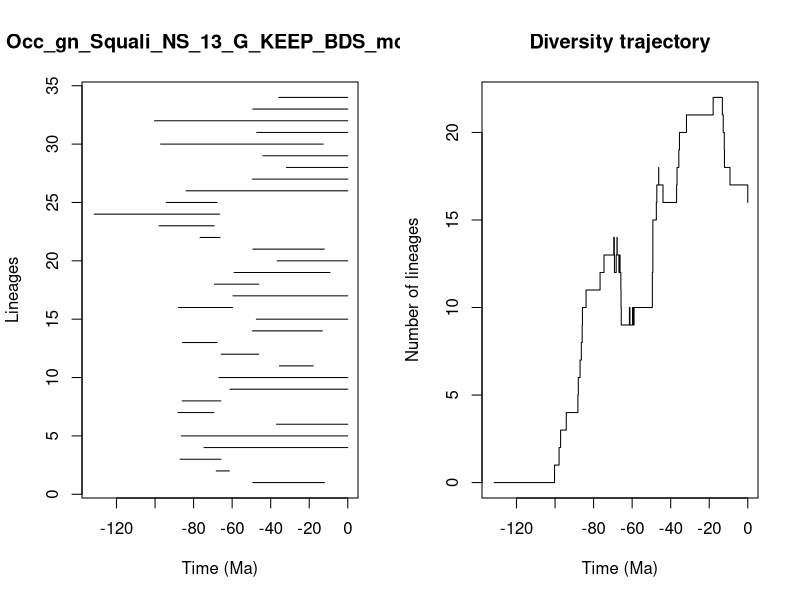

Reproduce this figure in R.


pdf(file='../Results/Genus_NS/5_MA_bins_EP/pyrate_mcmc_logs/Occ_gn_Squali_NS_13_G_KEEP_BDS_mcmc_LTT.pdf',width=0.6*20, height=0.6*10)
title = "Occ_gn_Squali_NS_13_G_KEEP_BDS_mcmc"
ts=c(49.24120054910766, 68.26539071100366,87.01197330956967,74.611101494457,86.37146869653108,36.945269630662885,88.13791023176286,85.9334880718889,61.13752694037147,66.84510855109482,35.45231616120689,65.641734836796,85.79146249411339,49.50510674660609,47.44370943545126,87.93093794922456,59.555978799573644,69.16988546528181,58.99525300802115,36.69728354344166,49.255258695373826,76.63638094254287,97.90946844394622,131.5922199368667,94.18476429779079,83.90188818963323,49.5104662329969,31.806837209741474,43.98818277222771,97.10714356867649,47.19464839793941,100.26367500541315,49.264761529719,35.781036888502605)
te=c(12.106141229818691, 61.41878761003059,65.76807842653692,0.0,0.0,0.0,69.52494481986047,65.85493992932291,0.0,0.0,17.966319345909362,46.20110071400251,67.86849501949825,13.181456691556276,0.0,59.79639824849778,0.0,46.221612475085486,9.225327316249082,0.0,12.191814882879763,66.27081232606676,69.23878791931355,66.48637290552237,67.75875301619418,0.0,0.0,0.0,0.0,12.737748463616104,0.0,0.0,0.0,0.0)
div_traj=c(0, 1,2,3,4,5,6,7,8,9,10,11,12,13,14,13,12,13,14,13,12,13,12,11,10,9,10,9,10,9,10,11,12,13,14,15,16,17,18,17,16,17,18,19,20,21,22,21,20,19,18,17,16)
time_events=c(131.5922199368667, 100.26367500541315,97.90946844394622,97.10714356867649,94.18476429779079,88.13791023176286,87.93093794922456,87.01197330956967,86.37146869653108,85.9334880718889,85.79146249411339,83.90188818963323,76.63638094254287,74.611101494457,69.52494481986047,69.23878791931355,69.16988546528181,68.26539071100366,67.86849501949825,67.75875301619418,66.84510855109482,66.48637290552237,66.27081232606676,65.85493992932291,65.76807842653692,65.641734836796,61.41878761003059,61.13752694037147,59.79639824849778,59.555978799573644,58.99525300802115,49.5104662329969,49.50510674660609,49.264761529719,49.255258695373826,49.24120054910766,47.44370943545126,47.19464839793941,46.221612475085486,46.20110071400251,43.98818277222771,36.945269630662885,36.69728354344166,35.781036888502605,35.45231616120689,31.806837209741474,17.966319345909362,13.181456691556276,12.737748463616104,12.191814882879763,12.106141229818691,9.225327316249082,0.0)
                par(mfrow=c(1,2))
                L = length(ts)
                plot(ts, 1:L , xlim=c(-max(ts)-1,0), pch=20, type="n", main=title,xlab="Time (Ma)",ylab="Lineages")
                for (i in 1:L){segments(x0=-te[i],y0=i,x1=-ts[i],y1=i)}    
                t = -time_events
                plot(div_traj ~ t,type="s", main = "Diversity trajectory",xlab="Time (Ma)",ylab="Number of lineages",xlim=c(-max(ts)-1,0))
                abline(v=c(65,200,251,367,445),lty=2,col="gray")
                
